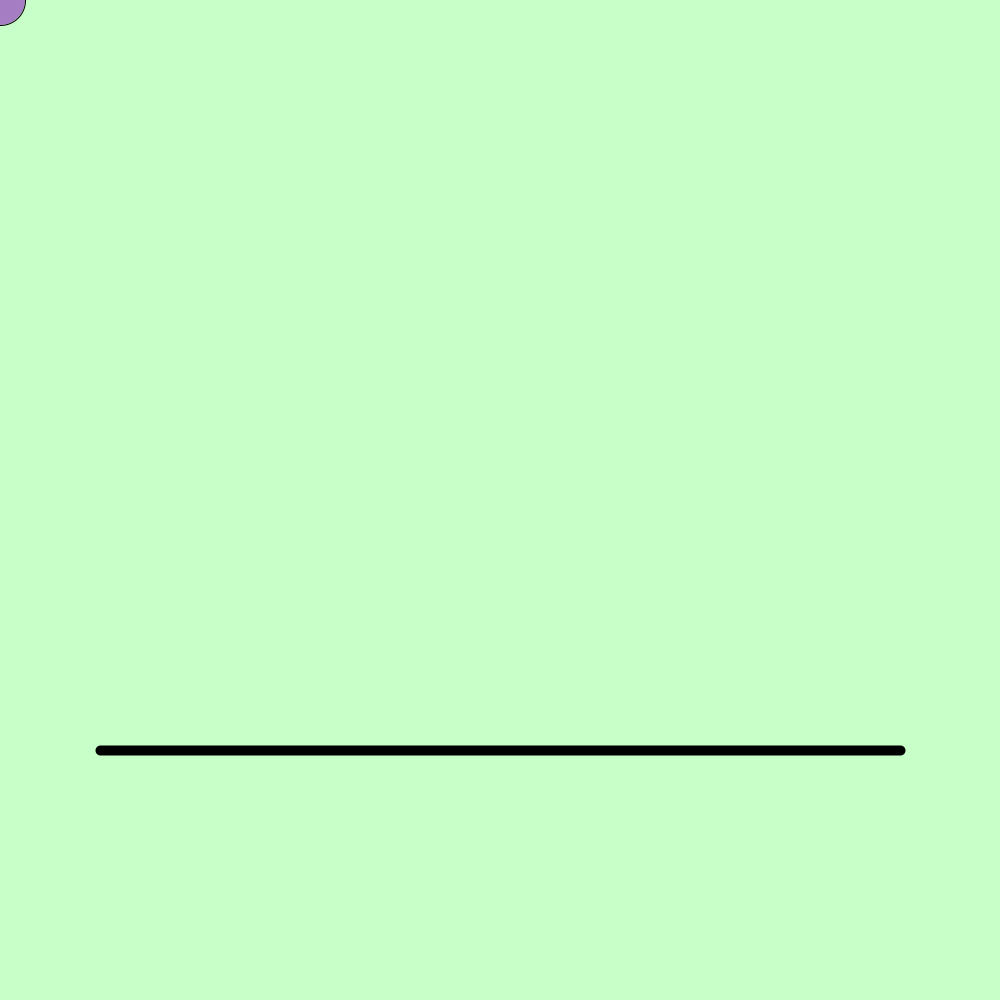
Frame 1 (no input)
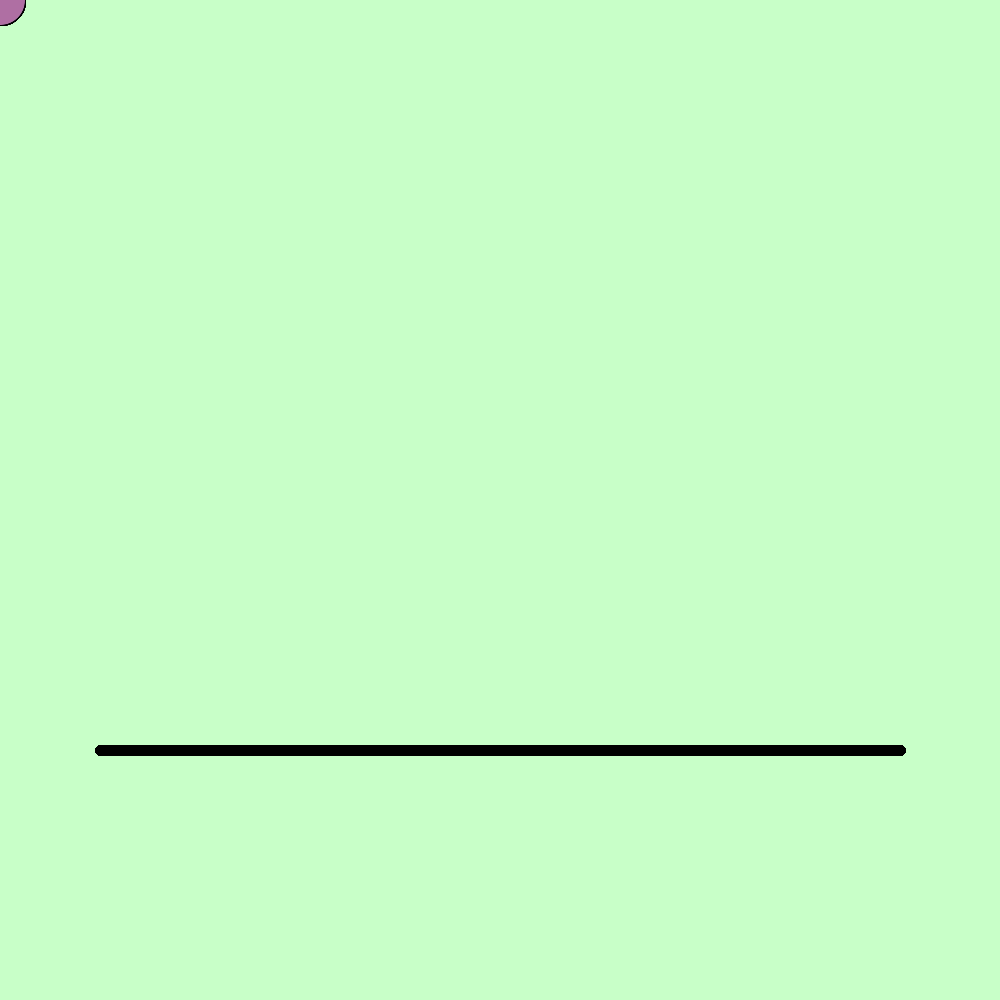
Frame 60 (the mouse pressed at the canvas centre just before this capture)
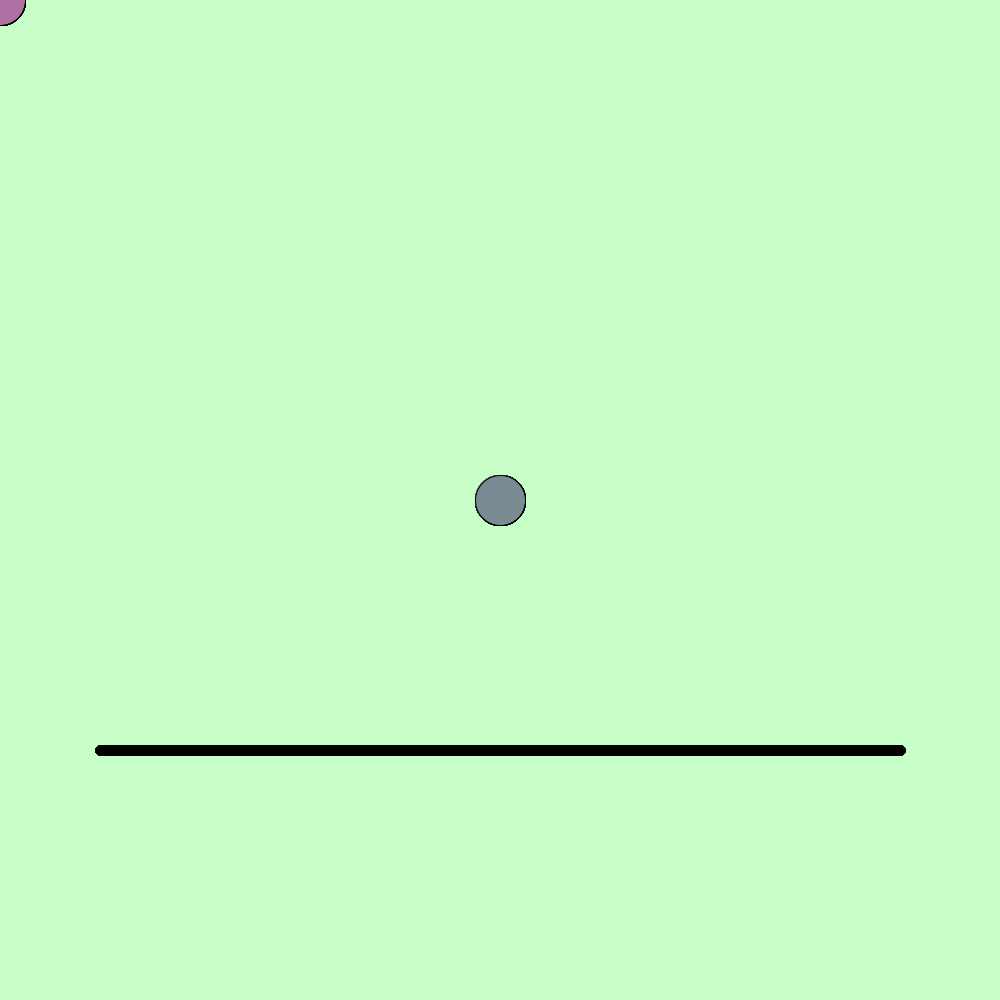
Frame 120 (the mouse held since frame 60 and released just before this capture)

The Processing sketch that drew these frames (run headless with seeded random() and noise(); from frame 60 on, the mouse is pressed at the canvas centre):

// Processing sketch: Plz_Sign_Here
// ── Plz_Sign_Here.pde
void setup() {

  size(1000, 1000);
  background(200, 255, 200);
  frameRate(100);
}

void draw() {

  stroke(0);
  strokeWeight(10);
  line(100, 750, 900, 750);

  strokeWeight(1);
  fill(random(100, 200), random(100, 200), random(100, 200));
  ellipse(mouseX, mouseY, 50, 50);
  //if (mouseX > ellipse); {
  // ellipse = mouseX - 1; }


  save("SignHerePlz.png");
}
